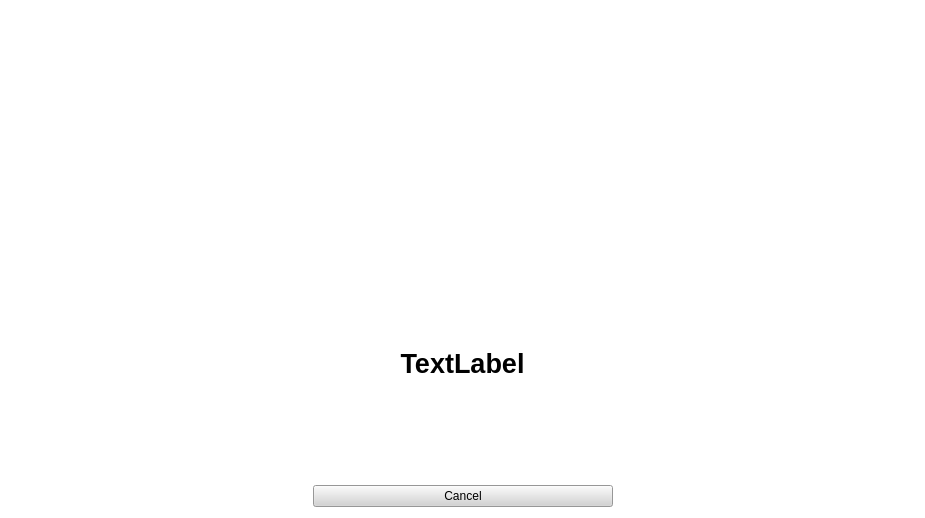
<?xml version="1.0" encoding="UTF-8"?>
<ui version="4.0">
 <class>Loading</class>
 <widget class="QWidget" name="Loading">
  <property name="geometry">
   <rect>
    <x>0</x>
    <y>0</y>
    <width>925</width>
    <height>518</height>
   </rect>
  </property>
  <property name="windowTitle">
   <string>Form</string>
  </property>
  <property name="styleSheet">
   <string notr="true">background-color: white</string>
  </property>
  <layout class="QVBoxLayout" name="verticalLayout">
   <item>
    <widget class="QLabel" name="image">
     <property name="text">
      <string/>
     </property>
     <property name="pixmap">
      <pixmap resource="resources.qrc">:/imgs/C:/Users/joshm/OneDrive/Desktop/loading.gif</pixmap>
     </property>
     <property name="alignment">
      <set>Qt::AlignCenter</set>
     </property>
    </widget>
   </item>
   <item>
    <widget class="QLabel" name="waitinTilLabel">
     <property name="font">
      <font>
       <pointsize>20</pointsize>
       <weight>75</weight>
       <bold>true</bold>
      </font>
     </property>
     <property name="text">
      <string>TextLabel</string>
     </property>
     <property name="alignment">
      <set>Qt::AlignCenter</set>
     </property>
    </widget>
   </item>
   <item>
    <layout class="QHBoxLayout" name="horizontalLayout">
     <item>
      <spacer name="horizontalSpacer">
       <property name="orientation">
        <enum>Qt::Horizontal</enum>
       </property>
       <property name="sizeHint" stdset="0">
        <size>
         <width>40</width>
         <height>20</height>
        </size>
       </property>
      </spacer>
     </item>
     <item>
      <widget class="QPushButton" name="cancelButton">
       <property name="sizePolicy">
        <sizepolicy hsizetype="Fixed" vsizetype="Fixed">
         <horstretch>0</horstretch>
         <verstretch>0</verstretch>
        </sizepolicy>
       </property>
       <property name="minimumSize">
        <size>
         <width>300</width>
         <height>0</height>
        </size>
       </property>
       <property name="styleSheet">
        <string notr="true">background-color: #D3D3D3;
</string>
       </property>
       <property name="text">
        <string>Cancel</string>
       </property>
      </widget>
     </item>
     <item>
      <spacer name="horizontalSpacer_2">
       <property name="orientation">
        <enum>Qt::Horizontal</enum>
       </property>
       <property name="sizeHint" stdset="0">
        <size>
         <width>40</width>
         <height>20</height>
        </size>
       </property>
      </spacer>
     </item>
    </layout>
   </item>
  </layout>
 </widget>
 <resources>
  <include location="resources.qrc"/>
 </resources>
 <connections/>
</ui>
